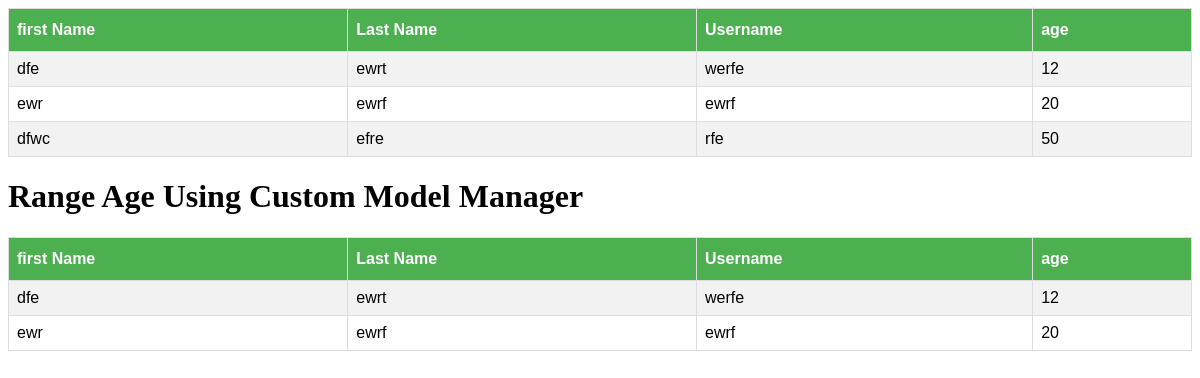
The page /user/ on the database its author committed.
### user/models.py (models this page shows)
class Detail(models.Model):
    first_name = models.CharField(max_length=30,null=True)
    last_name = models.CharField(max_length=30,null=True)
    username = models.CharField(max_length=30,null=True)
    age = models.IntegerField(null=True, blank=True)
    deta = Customage()
    objects = models.Manager()

### user/views.py (the view)
# urls.py: path('user/', views.USERRAN, name='home'),
def USERRAN(request):
    g = Detail.objects.all()
    ag = Detail.deta.get_Detail_age_range(1,20)
    d = {"ag":ag,"g":g}
    return render (request,'home2.html',d)

### user/managers.py (called while the page is built)
    def get_Detail_age_range(self,r1,r2):
        return super().get_queryset().filter(age__range=(r1,r2))

### user/templates/home2.html (shortened to what this page needs)
<!DOCTYPE html>
<html>
<head>
</head>
<body>
<table id="customers">
  <tr>
    <th>first Name</th>
    <th>Last Name</th>
    <th>Username</th>
    <th>age</th>
  </tr>
    {% for i in g %}
  <tr>
    <td>{{ i.first_name }}</td>
    <td>{{ i.last_name }}</td>
    <td>{{ i.username }}</td>
    <td>{{ i.age }}</td>
  </tr>
{% endfor %}
</table>
<table id="customers">
    <h1>Range Age Using Custom Model Manager</h1>
  <tr>
    <th>first Name</th>
    <th>Last Name</th>
    <th>Username</th>
    <th>age</th>
  </tr>
    {% for i in ag %}
  <tr>
    <td>{{ i.first_name }}</td>
    <td>{{ i.last_name }}</td>
    <td>{{ i.username }}</td>
    <td>{{ i.age }}</td>
  </tr>
{% endfor %}
</table>
</body>
</html>

### user/templates/home2.html (style rules this page uses)
#customers { font-family: Arial, Helvetica, sans-serif; border-collapse: collapse; width: 100%; }
#customers td, #customers th { border: 1px solid #ddd; padding: 8px; }
#customers tr:nth-child(even) { background-color: #f2f2f2; }
#customers th { padding-top: 12px; padding-bottom: 12px; text-align: left; background-color: #4CAF50; color: white; }

### rows shown on the page
Detail: first_name "dfe", last_name "ewrt", username "werfe", age "12"
Detail: first_name "ewr", last_name "ewrf", username "ewrf", age "20"
Detail: first_name "dfwc", last_name "efre", username "rfe", age "50"
